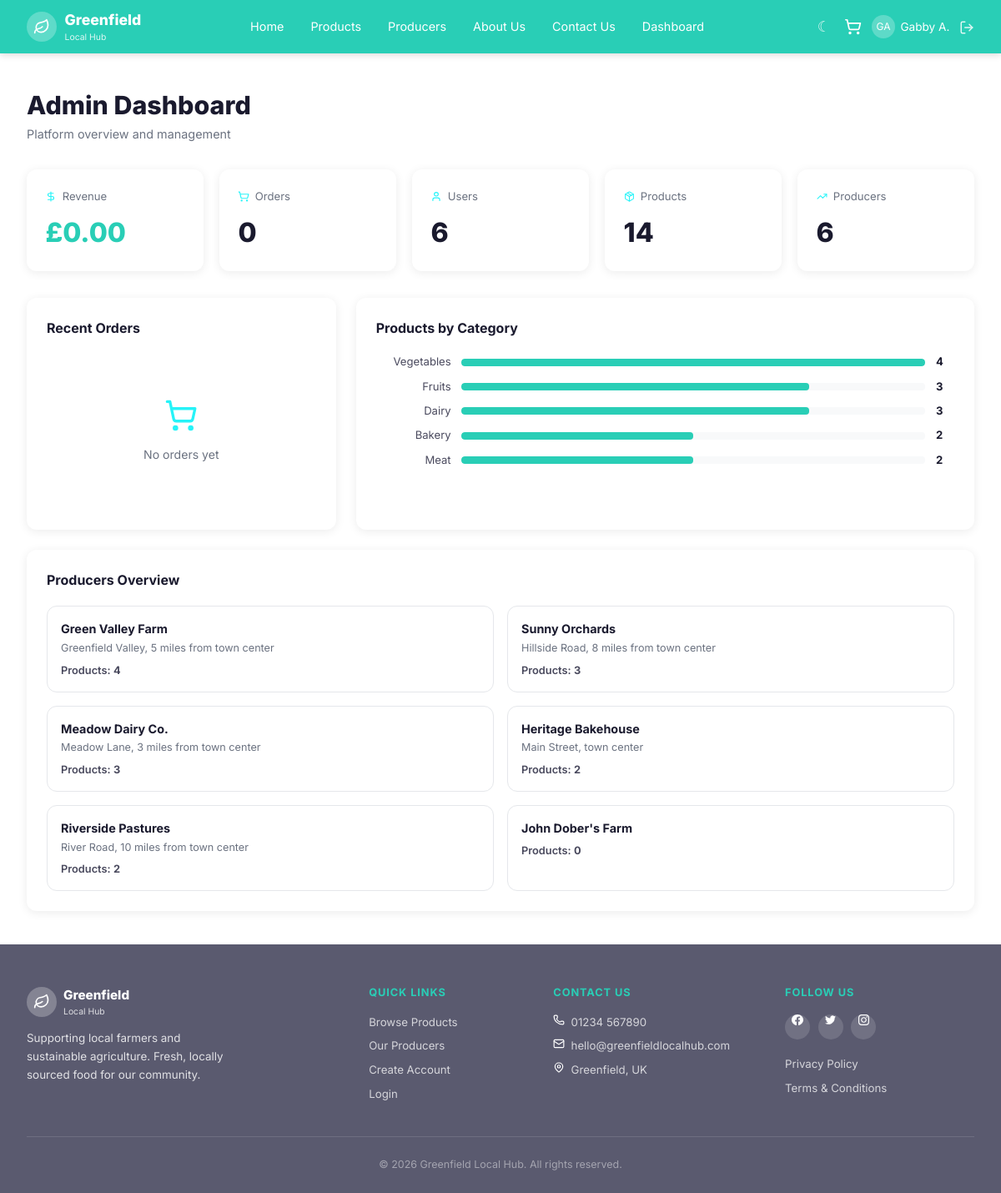
The page /dashboard/admin (signed in) on the database as committed earlier.
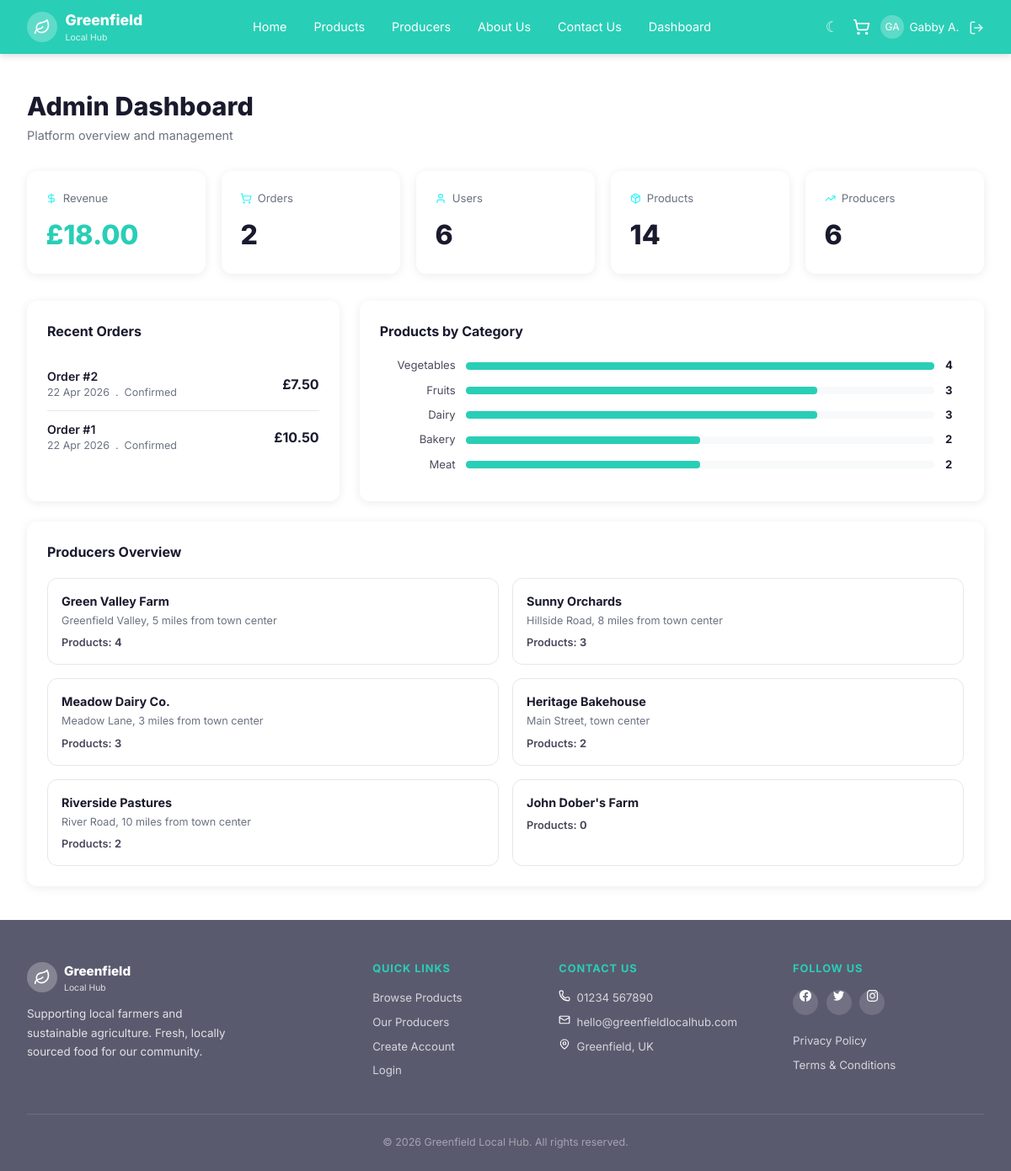
The same page on the database as committed later.
### model.py (models this page shows, shortened)
class Product(db.Model):
    __tablename__ = 'products'
    id = db.Column(db.Integer, primary_key=True)
    producer_id = db.Column(db.Integer, db.ForeignKey('producers.id'), nullable=False)
    name = db.Column(db.String(200), nullable=False)
    slug = db.Column(db.String(200), unique=True, nullable=False, index=True)
    description = db.Column(db.Text)
    price = db.Column(db.Float, nullable=False)
    unit = db.Column(db.String(50))   # e.g. '1kg', '250g', 'each'
    stock = db.Column(db.Integer, default=0)
    category = db.Column(db.String(100), index=True)  # Vegetables, Fruits, Dairy, Bakery, Meat
    image = db.Column(db.String(400))
    is_available = db.Column(db.Boolean, default=True)
    origin_location = db.Column(db.String(300))
    created_at = db.Column(db.DateTime, default=datetime.utcnow)
    cart_items = db.relationship('CartItem', backref='product', lazy=True)
    order_items = db.relationship('OrderItem', backref='product', lazy=True)

class Producer(db.Model):
    __tablename__ = 'producers'
    id = db.Column(db.Integer, primary_key=True)
    user_id = db.Column(db.Integer, db.ForeignKey('users.id'), nullable=True)
    name = db.Column(db.String(200), nullable=False)
    slug = db.Column(db.String(200), unique=True, nullable=False)
    description = db.Column(db.Text)
    location = db.Column(db.String(300))
    image = db.Column(db.String(400))
    farming_methods = db.Column(db.String(500))   # comma-separated
    certifications = db.Column(db.String(500))    # comma-separated
    products = db.relationship('Product', backref='producer', lazy=True)
    @property
    def product_count(self):
        return len(self.products)

class Order(db.Model):
    __tablename__ = 'orders'
    id = db.Column(db.Integer, primary_key=True)
    user_id = db.Column(db.Integer, db.ForeignKey('users.id'), nullable=False)
    total = db.Column(db.Float, default=0.0)
    status = db.Column(db.String(50), default='pending')
    fulfillment_method = db.Column(db.String(20), default='delivery')  # delivery, collection
    delivery_address = db.Column(db.Text)
    delivery_date = db.Column(db.Date)
    delivery_slot = db.Column(db.String(50))
    is_cart = db.Column(db.Boolean, default=False)
    created_at = db.Column(db.DateTime, default=datetime.utcnow)
    items = db.relationship('OrderItem', backref='order', lazy=True)

### app.py (the view)
@app.route('/dashboard/admin')
@login_required
def dashboard_admin():
    user = get_current_user()
    if user.role != 'admin':
        return redirect(url_for(f'dashboard_{user.role}'))
    all_users = User.query.all()
    all_products = Product.query.all()
    all_producers = Producer.query.all()
    all_orders = Order.query.order_by(Order.created_at.desc()).limit(10).all()
    total_revenue = sum(o.total for o in Order.query.all())
    categories = {}
    for p in all_products:
        cat = p.category or 'Other'
        categories[cat] = categories.get(cat, 0) + 1
    return render_template('dashboard/admin.html', user=user,
                           users=all_users, products=all_products,
                           producers=all_producers, orders=all_orders,
                           total_revenue=total_revenue, categories=categories)

### app.py (called while the page is built)
def get_current_user():
    if 'user_id' in session:
        return db.session.get(User, session['user_id'])
    return None

def get_cart_count():
    user = get_current_user()
    if user:
        return CartItem.query.filter_by(user_id=user.id).count()
    sid = session.get('guest_sid')
    if sid:
        return CartItem.query.filter_by(session_id=sid).count()
    return 0

def login_required(f):
    @wraps(f)
    def decorated(*args, **kwargs):
        if 'user_id' not in session:
            flash('Please log in to access this page.', 'error')
            return redirect(url_for('login'))
        return f(*args, **kwargs)
    return decorated

@app.context_processor
def inject_globals():
    return {
        'current_user': get_current_user(),
        'cart_count': get_cart_count(),
    }

### model.py (called while the page is built)
    @property
    def initials(self):
        return f"{self.first_name[0]}{self.last_name[0]}".upper()

### templates/dashboard/admin.html (shortened to what this page needs)
{% extends 'base.html' %}
{% block content %}
<div class="dash-page">
    <div class="dash-header">
        <h1>Admin Dashboard</h1>
        <p>Platform overview and management</p>
    </div>
    <div class="dash-stat-grid">
        <div class="stat-card">
            <div class="stat-card-hd"><img src="{{ url_for('static', filename='images/icons/dollar-sign.svg') }}" alt="revenue" class="icon-svg"> Revenue</div>
            <div class="stat-card-val green">£{{ '%.2f'|format(total_revenue) }}</div>
        </div>
        <div class="stat-card">
            <div class="stat-card-hd"><img src="{{ url_for('static', filename='images/icons/shopping-cart.svg') }}" alt="cart" class="icon-svg"> Orders</div>
            <div class="stat-card-val">{{ orders|length }}</div>
        </div>
        <div class="stat-card">
            <div class="stat-card-hd"><img src="{{ url_for('static', filename='images/icons/user.svg') }}" alt="user" class="icon-svg"> Users</div>
            <div class="stat-card-val">{{ users|length }}</div>
        </div>
        <div class="stat-card">
            <div class="stat-card-hd"><img src="{{ url_for('static', filename='images/icons/package.svg') }}" alt="package" class="icon-svg"> Products</div>
            <div class="stat-card-val">{{ products|length }}</div>
        </div>
        <div class="stat-card">
            <div class="stat-card-hd"><img src="{{ url_for('static', filename='images/icons/trending-up.svg') }}" alt="trending" class="icon-svg"> Producers</div>
            <div class="stat-card-val">{{ producers|length }}</div>
        </div>
    </div>
    <div class="dash-two-col" style="margin-bottom:1.5rem;">
        <div class="dash-card">
            <div class="dash-card-title">Recent Orders</div>
            {% if orders %}
            {% for order in orders[:6] %}
            <div class="prod-list-row">
                <div style="flex:1;">
                    <div style="font-weight:600;font-size:.88rem;">Order #{{ order.id }}</div>
                    <div style="font-size:.78rem;color:var(--text-light);">
                        {{ order.created_at.strftime('%d %b %Y') }}
                        &nbsp;.&nbsp; {{ order.status|capitalize }}
                    </div>
                </div>
                <div style="font-weight:700;">£{{ '%.2f'|format(order.total) }}</div>
            </div>
            {% endfor %}
            {% else %}
            <div class="empty-state">
                <div class="empty-icon"><img src="{{ url_for('static', filename='images/icons/shopping-cart.svg') }}" alt="cart" class="icon-svg"></div>
                <p>No orders yet</p>
            </div>
            {% endif %}
        </div>
        <div class="dash-card">
            <div class="dash-card-title">Products by Category</div>
            {% set max_count = categories.values()|max if categories else 1 %}
            {% for cat, count in categories.items()|sort(attribute='1', reverse=true) %}
            <div class="bar-row">
                <span class="bar-lbl">{{ cat }}</span>
                <div class="bar-track">
                    <div class="bar-fill"
                         style="width: {{ (count / max_count * 100)|int }}%"></div>
                </div>
                <span class="bar-cnt">{{ count }}</span>
            </div>
            {% endfor %}
        </div>
    </div>
    <div class="dash-card">
        <div class="dash-card-title">Producers Overview</div>
        <div class="admin-producers-grid">
            {% for producer in producers %}
            <div class="admin-prod-card">
                <h4>{{ producer.name }}</h4>
                <p>{{ producer.location }}</p>
                <div class="admin-prod-cnt">
                    Products: <strong>{{ producer.product_count }}</strong>
                </div>
            </div>
            {% endfor %}
        </div>
    </div>
</div>
{% endblock %}

Rows that differ between the two databases and show on the page:
added Order: id "2", created_at "22 Apr 2026", status "Confirmed", total "7.50"
added Order: id "1", created_at "22 Apr 2026", status "Confirmed", total "10.50"
Other text that changed with them:
{{ '%.2f'|format(total_revenue) }}: "0.00" → "18.00"
{{ orders|length }}: "0" → "2"
text no longer shown: "No orders yet"
